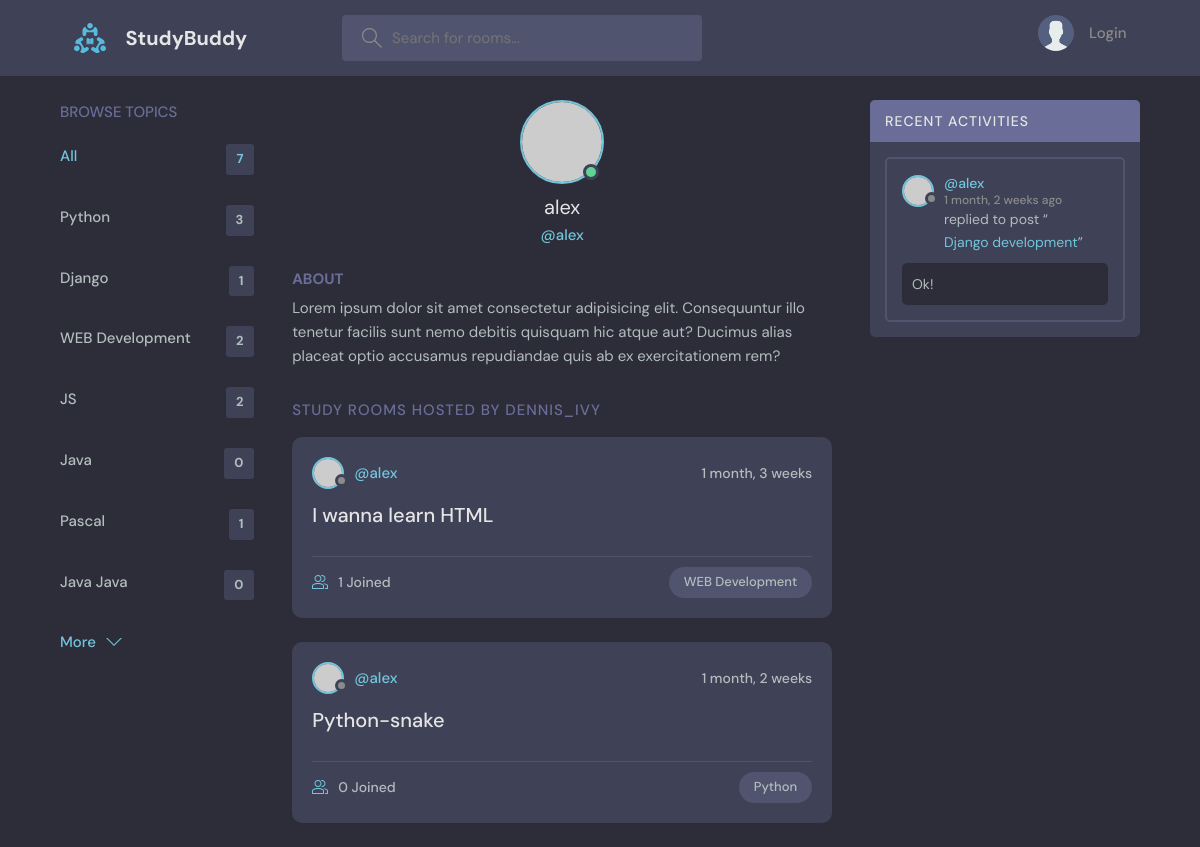
The page /profile/2 on the database its author committed.
### base/models.py (models this page shows, shortened)
class Topic(models.Model):
    name = models.CharField(max_length=254)

class Room(models.Model):
    host = models.ForeignKey(User, on_delete=models.SET_NULL, null=True)
    topic = models.ForeignKey(Topic, on_delete=models.SET_NULL, null=True)
    name = models.CharField(max_length=254,)
    description = models.TextField(null=True, blank=True)
    participants = models.ManyToManyField(User, related_name='participants', blank=True)
    updated = models.DateTimeField(auto_now=True)
    created = models.DateTimeField(auto_now_add=True)
    class Meta:
        ordering = ['-updated','-created']
    def __str__(self):
        return self.name

class Message(models.Model):
    user = models.ForeignKey(User, on_delete=models.CASCADE)
    room = models.ForeignKey(Room, on_delete=models.CASCADE)
    body = models.TextField()
    updated = models.DateTimeField(auto_now=True)
    created = models.DateTimeField(auto_now_add=True)
    class Meta:
        ordering = ['-updated','-created']

### base/views.py (the view)
# urls.py: path('profile/<str:pk>', views.userProfile, name="user-profile"),
def userProfile(request, pk):
    user = User.objects.get(id=pk)
    rooms = user.room_set.all()
    room_messages = user.message_set.all().order_by('-created')
    topics = Topic.objects.all()
    context = {
    'user':user,
    'rooms':rooms,
    'room_messages':room_messages,
    'topics':topics,
    }
    return render(request, 'base/profile.html', context)

### base/templates/base/profile.html (shortened to what this page needs)
{% extends 'main.html' %}
{% block content %}
  <main class="profile-page layout layout--3">
    <div class="container">
      {% include 'base/topics_component.html'%}
      <div class="roomList">
        <div class="profile">
          <div class="profile__avatar">
            <div class="avatar avatar--large active">
              <img src="https://randomuser.me/api/portraits/men/11.jpg" />
            </div>
          </div>
          <div class="profile__info">
            <h3>{{user.username}}</h3>
            <p>@{{user.username}}</p>
          </div>
          <div class="profile__about">
            <h3>About</h3>
            <p>
              Lorem ipsum dolor sit amet consectetur adipisicing elit. Consequuntur illo tenetur
              facilis sunt nemo debitis quisquam hic atque aut? Ducimus alias placeat optio
              accusamus repudiandae quis ab ex exercitationem rem?
            </p>
          </div>
        </div>
        <div class="roomList__header">
          <div>
            <h2>Study Rooms Hosted by dennis_ivy</a>
            </h2>
          </div>
        </div>
        {% include 'base/feed_component.html'%}
      </div>
      {% include 'base/activity_component.html'%}
    </div>
  </main>
{% endblock %}

### base/templates/base/topics_component.html
<div class="topics">
    <div class="topics__header">
      <h2>Browse Topics</h2>
    </div>
    <ul class="topics__list">
      <li>
        <a href="{% url 'home' %}" class="active">All <span>{{topics.count}}</span></a>
      </li>
      {% for topic in topics %}
      <li>
        <a href="{% url 'home' %}?q={{topic.name}}">{{topic.name}}<span>{{topic.room_set.all.count}}</span></a>
      </li>
      {% endfor %}
    </ul>
    <a class="btn btn--link" href="topics.html">
      More
      <svg version="1.1" xmlns="http://www.w3.org/2000/svg" width="32" height="32" viewBox="0 0 32 32">
        <title>chevron-down</title>
        <path d="M16 21l-13-13h-3l16 16 16-16h-3l-13 13z"></path>
      </svg>
    </a>
  </div>

### base/templates/base/feed_component.html (shortened to what this page needs)
{% for room in rooms %}
<div class="roomListRoom">
    <div class="roomListRoom__header">
      <a href="{% url 'user-profile' room.host.id %}" class="roomListRoom__author">
        <div class="avatar avatar--small">
          <img src="https://randomuser.me/api/portraits/women/11.jpg" />
        </div>
        <span>@{{room.host.username}}</span>
      </a>
      <div class="roomListRoom__actions">
        <span>{{room.created|timesince}}</span>
      </div>
    </div>
    <div class="roomListRoom__content">
      <a href="{% url 'room' room.id %}">{{room.name}}</a>
    </div>
    <div class="roomListRoom__meta">
      <a href="{% url 'room' room.id %}" class="roomListRoom__joined">
        {{room.participants.all.count}} Joined
      </a>
      <p class="roomListRoom__topic">{{room.topic.name}}</p>
    </div>
  </div>
{% endfor %}

### base/templates/base/activity_component.html (shortened to what this page needs)
<div class="activities">
    <div class="activities__header">
      <h2>Recent Activities</h2>
    </div>
    {% for message in room_messages %}
    <div class="activities__box">
      <div class="activities__boxHeader roomListRoom__header">
        <a href="{% url 'user-profile' message.user.id %}" class="roomListRoom__author">
          <div class="avatar avatar--small">
            <img src="https://randomuser.me/api/portraits/women/11.jpg" />
          </div>
          <p>@{{message.user}}
            <span>{{message.created|timesince}} ago</span>
          </p>
        </a>
      </div>
      <div class="activities__boxContent">
        <p>replied to post “<a href="{% url 'room' message.room.id %}">{{message.room}}</a>”</p>
        <div class="activities__boxRoomContent">
            {{message.body}}
        </div>
      </div>
    </div>
    {% endfor %}
  </div>

### rows shown on the page
Topic: name "Python", room_set.all.count "3"
Topic: name "Django", room_set.all.count "1"
Topic: name "WEB Development", room_set.all.count "2"
Topic: name "JS", room_set.all.count "2"
Topic: name "Java", room_set.all.count "0"
Topic: name "Pascal", room_set.all.count "1"
Topic: name "Java Java", room_set.all.count "0"
Room: host.username "alex", created "1 month, 3 weeks", name "I wanna learn HTML", participants.all.count "1", topic.name "WEB Development"
Room: host.username "alex", created "1 month, 2 weeks", name "Python-snake", participants.all.count "0", topic.name "Python"
Message: user "alex", created "1 month, 2 weeks", room "Django development", body "Ok!"

### other values the page prints
{{ topics.count }} "7"
{{ user.username }} "alex"
